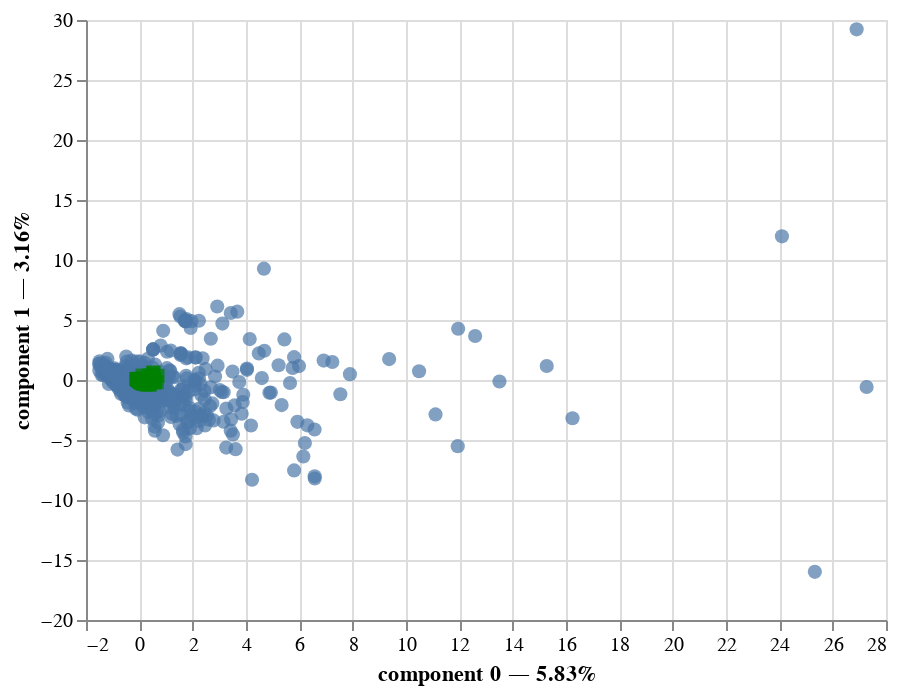

The notebook cell saved with this chart:
### Code cell
acp.plot(matrice)

### Figure 1 — Vega-Lite specification as saved in the notebook (floating-point values rounded to 4 significant figures; data arrays with more than 128 entries replaced by an {"elided": "..."} marker saying what was removed)
{"config": {"view": {"continuousWidth": 400, "continuousHeight": 300}}, "layer": [{"mark": {"type": "circle", "size": 50}, "encoding": {"tooltip": [{"field": "index", "type": "quantitative"}, {"field": "component 0", "type": "quantitative"}, {"field": "component 1", "type": "quantitative"}], "x": {"axis": {"title": "component 0 — 5.83%"}, "field": "component 0", "scale": {"zero": false}, "type": "quantitative"}, "y": {"axis": {"title": "component 1 — 3.16%"}, "field": "component 1", "scale": {"zero": false}, "type": "quantitative"}}, "selection": {"selector001": {"type": "interval", "bind": "scales", "encodings": ["x", "y"]}}}, {"data": {"name": "data-1beac18e5e775cf76f2c052c7d1808cf"}, "mark": {"type": "square", "color": "green", "size": 50}, "encoding": {"tooltip": [{"field": "variable", "type": "nominal"}], "x": {"field": "component 0", "scale": {"zero": false}, "type": "quantitative"}, "y": {"field": "component 1", "scale": {"zero": false}, "type": "quantitative"}}}], "data": {"name": "data-1c540f3bbdb0f9f922478383234b9c11"}, "$schema": "https://vega.github.io/schema/vega-lite/v4.17.0.json", "datasets": {"data-1c540f3bbdb0f9f922478383234b9c11": {"elided": "1089 records"}, "data-1beac18e5e775cf76f2c052c7d1808cf": [{"variable": "excel", "component 0": -0.007008, "component 1": 0.01284}, {"variable": "r", "component 0": 0.01147, "component 1": -0.01658}, {"variable": "python", "component 0": 0.05116, "component 1": -0.1991}, {"variable": "logiciels", "component 0": 0.376, "component 1": -0.3128}, {"variable": "matlab", "component 0": -0.0003466, "component 1": -0.1029}, {"variable": "word", "component 0": -0.1161, "component 1": 0.08044}, {"variable": "données", "component 0": 0.6514, "component 1": -0.1784}, {"variable": "-", "component 0": 0.02758, "component 1": -0.1286}, {"variable": "qgis", "component 0": -0.04924, "component 1": 0.06934}, {"variable": "outils", "component 0": 0.2535, "component 1": -0.3504}, {"variable": "pour", "component 0": 0.3982, "component 1": -0.2032}, {"variable": "logiciel", "component 0": 0.2669, "component 1": -0.1851}, {"variable": "office", "component 0": -0.08528, "component 1": 0.07145}, {"variable": "par", "component 0": 0.3754, "component 1": -0.1189}, {"variable": "spss", "component 0": -0.02486, "component 1": -0.01844}, {"variable": ";", "component 0": 0.02145, "component 1": -0.09331}, {"variable": "pas", "component 0": 0.5333, "component 1": 0.6268}, {"variable": "imagej", "component 0": -0.00857, "component 1": 0.002773}, {"variable": "sas", "component 0": -0.05392, "component 1": 0.01835}, {"variable": "à", "component 0": 0.5835, "component 1": -0.1085}, {"variable": "scripts", "component 0": 0.07242, "component 1": -0.1796}, {"variable": "/", "component 0": 0.064, "component 1": -0.07517}, {"variable": "stata", "component 0": -0.03407, "component 1": 0.01991}, {"variable": "origin", "component 0": 0.1577, "component 1": 0.08849}, {"variable": "adobe", "component 0": -0.0363, "component 1": 0.09386}, {"variable": "j", "component 0": 0.4088, "component 1": -0.0645}, {"variable": "ne", "component 0": 0.5117, "component 1": 0.5725}, {"variable": "traitement", "component 0": 0.1566, "component 1": -0.2845}, {"variable": "mes", "component 0": 0.1592, "component 1": -0.1295}, {"variable": "suite", "component 0": -0.05567, "component 1": 0.08502}, {"variable": "rstudio", "component 0": 0.01101, "component 1": -0.0191}, {"variable": "gnuplot", "component 0": 0.08691, "component 1": -0.1705}, {"variable": "l", "component 0": 0.5639, "component 1": 0.1018}, {"variable": "etc", "component 0": 0.09594, "component 1": -0.158}, {"variable": "avec", "component 0": 0.4375, "component 1": -0.154}, {"variable": "analyse", "component 0": 0.3862, "component 1": -0.3952}, {"variable": "dans", "component 0": 0.4264, "component 1": 0.2389}, {"variable": "libreoffice", "component 0": 0.01174, "component 1": 0.01625}, {"variable": "nvivo", "component 0": 0.02496, "component 1": 0.04986}, {"variable": "microsoft", "component 0": -0.04732, "component 1": 0.08143}, {"variable": "maison", "component 0": 0.07292, "component 1": -0.2037}, {"variable": "question", "component 0": 0.4661, "component 1": 0.3449}, {"variable": "sig", "component 0": 0.08506, "component 1": -0.0207}, {"variable": "développés", "component 0": 0.1243, "component 1": -0.2145}, {"variable": "iramuteq", "component 0": 0.009551, "component 1": -0.05083}, {"variable": "sur", "component 0": 0.258, "component 1": -0.09417}, {"variable": "arcgis", "component 0": -0.06573, "component 1": 0.04689}, {"variable": "que", "component 0": 0.3731, "component 1": -0.05681}, {"variable": "aucun", "component 0": 0.1297, "component 1": 0.108}, {"variable": "illustrator", "component 0": -0.02215, "component 1": 0.04321}, {"variable": "propres", "component 0": 0.07647, "component 1": -0.1563}, {"variable": "un", "component 0": 0.4049, "component 1": -0.03578}, {"variable": "prism", "component 0": 0.005145, "component 1": 0.03601}, {"variable": "excell", "component 0": -0.03011, "component 1": 0.05406}, {"variable": "latex", "component 0": -0.0362, "component 1": -0.0418}, {"variable": "photoshop", "component 0": -0.03942, "component 1": 0.02917}, {"variable": ")", "component 0": 0.1502, "component 1": -0.3201}, {"variable": "interne", "component 0": 0.1243, "component 1": -0.1429}, {"variable": "statistiques", "component 0": 0.09973, "component 1": -0.09008}, {"variable": "codes", "component 0": 0.06691, "component 1": -0.1611}, {"variable": "programmes", "component 0": 0.04536, "component 1": -0.133}, {"variable": "gephi", "component 0": -0.006832, "component 1": -0.007235}, {"variable": "image", "component 0": 0.1856, "component 1": -0.1943}, {"variable": "sphinx", "component 0": -0.02167, "component 1": 0.01821}, {"variable": "mathematica", "component 0": -0.001792, "component 1": -0.02558}, {"variable": "paraview", "component 0": 0.02802, "component 1": -0.08066}, {"variable": "sont", "component 0": 0.533, "component 1": 0.08699}, {"variable": "powerpoint", "component 0": -0.03549, "component 1": 0.06544}, {"variable": "du", "component 0": 0.3863, "component 1": -0.2631}, {"variable": "texte", "component 0": 0.05265, "component 1": -0.1435}, {"variable": "openrefine", "component 0": 0.02691, "component 1": -0.03867}, {"variable": "graphpad", "component 0": 0.09983, "component 1": -0.05546}, {"variable": "open", "component 0": -0.03376, "component 1": -0.007395}, {"variable": "access", "component 0": -0.001995, "component 1": 0.038}, {"variable": "visualisation", "component 0": 0.2627, "component 1": -0.3725}, {"variable": "est", "component 0": 0.6825, "component 1": 0.342}, {"variable": "octave", "component 0": 0.04398, "component 1": -0.1079}, {"variable": "programmation", "component 0": 0.03248, "component 1": -0.09215}, {"variable": "studio", "component 0": -0.006954, "component 1": -0.005746}, {"variable": "spécifiques", "component 0": 0.1153, "component 1": -0.2362}, {"variable": "filemaker", "component 0": -0.05215, "component 1": 0.04351}, {"variable": "limesurvey", "component 0": -0.02964, "component 1": -0.0247}, {"variable": "code", "component 0": 0.06022, "component 1": -0.06187}, {"variable": "matplotlib", "component 0": 0.04381, "component 1": -0.1437}, {"variable": "plus", "component 0": 0.2348, "component 1": -0.07494}, {"variable": "qui", "component 0": 0.4992, "component 1": 0.3837}, {"variable": "utilise", "component 0": 0.3089, "component 1": 0.02527}, {"variable": "data", "component 0": 0.02818, "component 1": -0.1111}, {"variable": "tableur", "component 0": 0.1231, "component 1": -0.109}, {"variable": "sonal", "component 0": -0.03147, "component 1": 0.02874}, {"variable": "n", "component 0": 0.3159, "component 1": 0.1798}, {"variable": "une", "component 0": 0.5661, "component 1": -0.2058}, {"variable": "statistica", "component 0": 0.09178, "component 1": -0.1267}, {"variable": "outil", "component 0": 0.2014, "component 1": -0.1241}, {"variable": "calc", "component 0": 0.04807, "component 1": -0.001337}, {"variable": "comprends", "component 0": 0.1161, "component 1": 0.3656}, {"variable": "alceste", "component 0": -0.02163, "component 1": -0.01811}, {"variable": "c", "component 0": 0.3317, "component 1": 0.378}, {"variable": "sous", "component 0": 0.18, "component 1": -0.05834}, {"variable": "software", "component 0": -0.01816, "component 1": 0.01039}]}}
